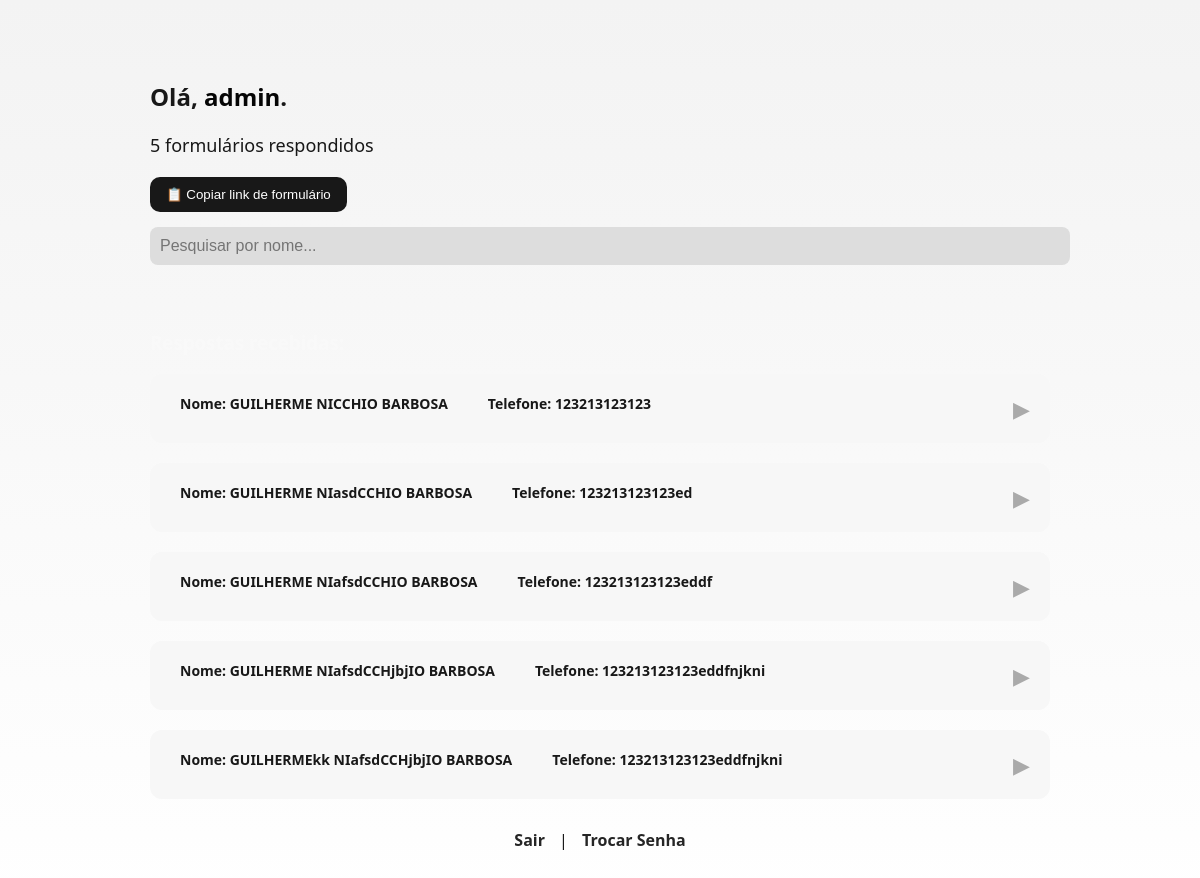
/dashboard (signed in), run on an earlier commit of the app's database.
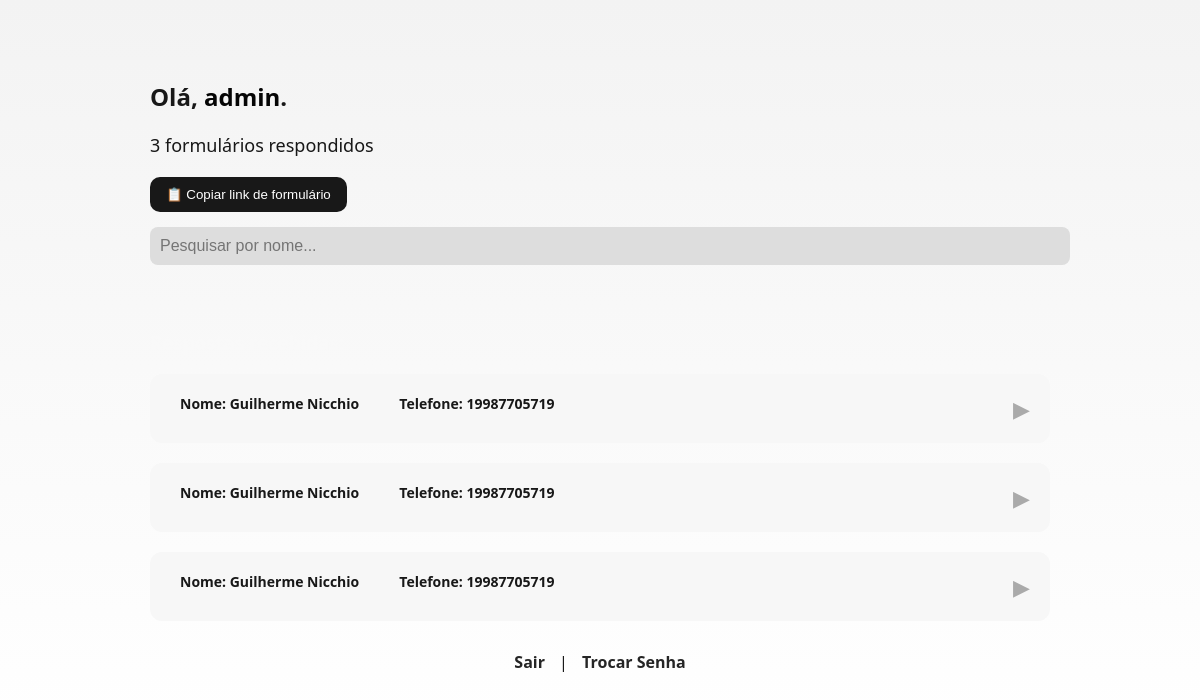
And on a later commit of the database.
### tables this page shows
CREATE TABLE respostas (
            id INTEGER PRIMARY KEY AUTOINCREMENT,
            formulario_id TEXT,
            nome TEXT,
            telefone TEXT,
            data_envio TIMESTAMP DEFAULT CURRENT_TIMESTAMP,
            respostas_json TEXT,
            OxD TEXT,
            SxR TEXT,
            PxN TEXT,
            WxT TEXT,
            Hidratacao TEXT,      
            FOREIGN KEY(formulario_id) REFERENCES formularios(id)
        );

### app/routes/dashboard.py (the view)
    @app.route('/dashboard')
    def dashboard():
        if 'user_id' not in session:
            return redirect('/login')
        nome = session.get('nome')
        email = session.get('email')
        query = """
            SELECT u.id, u.email, u.nome, u.tipo, u.ativo, u.data_expiracao, COUNT(r.id)
            FROM usuarios u
            LEFT JOIN formularios f ON f.user_id = u.id
            LEFT JOIN respostas r ON r.formulario_id = f.id
            WHERE u.email=?
            GROUP BY u.id
        """
        with sqlite3.connect('db.sqlite3') as conn:
            info = conn.execute(query, (email,)).fetchall()
            formularios = conn.execute("SELECT id FROM formularios WHERE user_id=?", (session['user_id'],)).fetchall()
            respostas = []
            for f in formularios:
                r = conn.execute("SELECT * FROM respostas WHERE formulario_id=?", (f[0],)).fetchall()
                respostas.extend(r)
        qntResposta = info[0][6] if info else 0
        return render_template('dashboard.html', respostas=respostas, nome=nome, qntResposta=qntResposta)

### app/templates/dashboard.html (shortened to what this page needs)
<!DOCTYPE html>
<html lang="pt-BR">
<head>
  <link rel="stylesheet" href="{{ url_for('static', filename='dashboard.css') }}">
</head>
<body>
  <div class="container">
    <h2>Olá, <span>{{ nome }}</span>.</h2>
    <div class="detalhes">
      <div id="questionariosRespondidos">
        <p>{{ qntResposta }} formulários respondidos</p>
      </div>
    </div>
    <button id="btnCopiarLink" class="copy-button">📋 Copiar link de formulário</button>
    <input type="text" id="pesquisaNome" placeholder="Pesquisar por nome..." class="input-pesquisa" />
    <h3>Respostas recebidas:</h3>
    <div id="listaRespostas">
      {% if respostas %}
        {% for r in respostas %}
          <div class="resposta-card" data-nome="{{ r[2] | lower }}">
            <div class="card-header">
              <div class="tipoPeleBox">
                <div class="tipoPele2">Nome: {{ r[2] }}</div>
                <div class="tipoPele2">Telefone: {{ r[3] }}</div>
              </div>
              <div class="seta">&#9654;</div>
            </div>
          </div>
        {% endfor %}
      {% else %}
        <p>Nenhuma resposta ainda.</p>
      {% endif %}
    </div>
    <div class="links">
      <a href="/logout">Sair</a> |
      <a href="/trocar-senha">Trocar Senha</a>
    </div>
  </div>
</body>
</html>

### app/static/dashboard.css (style rules this page uses)
body { margin: 0; padding: 0; background: linear-gradient(to bottom, #f3f3f3, #ffffff); color: #181818; font-family: 'Segoe UI', sans-serif; }
.container { max-width: 900px; margin: 30px auto; padding: 30px; border-radius: 16px; }
h2 span { color: #050505; }
h3 { margin-top: 40px; color: #f9f9f9; }
.detalhes { margin-bottom: 20px; font-size: 18px; }
.copy-button { background-color: #181818; color: rgb(255, 255, 255); padding: 10px 16px; border: none; border-radius: 10px; cursor: pointer; margin-bottom: 15px; transition: background 0.3s; }
.input-pesquisa { width: 100%; padding: 10px; border-radius: 8px; border: none; margin-bottom: 25px; font-size: 16px; background-color: #dddddd; color: white; }
.resposta-card { background-color: #f7f7f7; border-radius: 12px; padding: 15px 20px; margin-bottom: 20px; transition: transform 0.2s ease; }
.card-header { display: flex; justify-content: space-between; align-items: center; }
.tipoPeleBox { display: flex; flex-wrap: wrap; gap: 10px 20px; margin-bottom: 10px; }
.tipoPele, .tipoPele2 { font-weight: bold; padding: 5px 10px; border-radius: 8px; font-size: 14px; }
.seta { font-size: 22px; color: #aaa; }
.links { margin-top: 30px; text-align: center; }
.links a { color: #252525; text-decoration: none; margin: 0 10px; font-weight: bold; transition: color 0.3s; }

What changed in the data, as far as the page shows it:
removed respostas: nome "GUILHERME NIafsdCCHIO BARBOSA", telefone "123213123123eddf"
removed respostas: nome "GUILHERME NIafsdCCHjbjIO BARBOSA", telefone "123213123123eddfnjkni"
removed respostas: nome "GUILHERMEkk NIafsdCCHjbjIO BARBOSA", telefone "123213123123eddfnjkni"
now on this page (row edited): respostas: nome "Guilherme Nicchio", telefone "19987705719"
changed respostas (number 2 of 3 on the later page): nome "GUILHERME NICCHIO BARBOSA" → "Guilherme Nicchio"; telefone "123213123123" → "19987705719"
changed respostas (number 3 of 3 on the later page): nome "GUILHERME NIasdCCHIO BARBOSA" → "Guilherme Nicchio"; telefone "123213123123ed" → "19987705719"
Also different on the page:
{{ qntResposta }}: "5" → "3"
